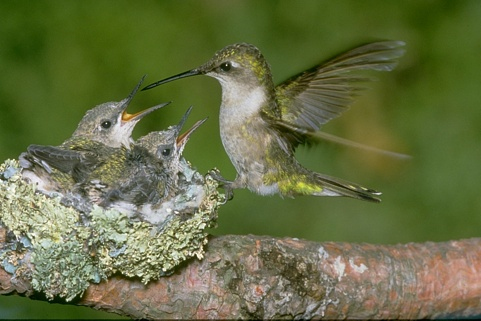
%> input picture img/163062.jpg, 481 x 321 px; its folder holds only this picture in this run
$ octave demo.m   (GNU Octave 9; MATLAB toolbox functions it lacks are replaced by stand-ins)
%> lines starting %> are read from the running program, lines starting %| are printed output that depends on the picture
% This version is modified to enable the Phase 1 and Phase 2 separately,
% when BM is set as 1, the results are of the whole procedure. otherwise
% the results are of phase one only.
% Also this version is modified to enable the global boundary marching and
% local boundary marching separately. If the parameter of LBM in
% mex_WSGL.cpp is set as 1, the local boundary marching is enabled.


clear all;
close all;

currentFolder = pwd;
addpath(genpath(currentFolder));
scalespn=0.01;
Tspn=0;
if Tspn==0
    spn=600;
end


CompactnessCW=0.5; %lambda
BM=1;%0=no;1=yes
ItrSet=2; %Itr
DeltaC=2; %delta
seedsType=1;%0=Square;1=Hexagonal
Files = dir(strcat('img\\','*.jpg'));

time=0.00000;
LengthFiles = length(Files);
for i = 1:LengthFiles;
    img = imread(strcat('img\',Files(i).name));
%> img is the input picture: size 321x481x3 uint8; mean R, G, B 101.8, 110.3, 66.9
    str=['img\',Files(i).name];

    Row = size(img, 1); Column = size(img, 2);
%> after `Row = size(img, 1)`: Row = 321
%> after `Column = size(img, 2)`: Column = 481


    img=uint8(img);

    R = img(:,:,1);
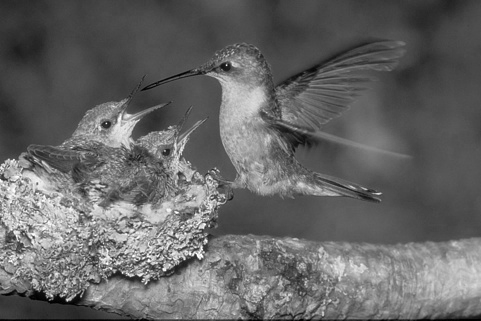
%> R: size 321x481 uint8; min 0, max 255, mean 101.8
    G = img(:,:,2);
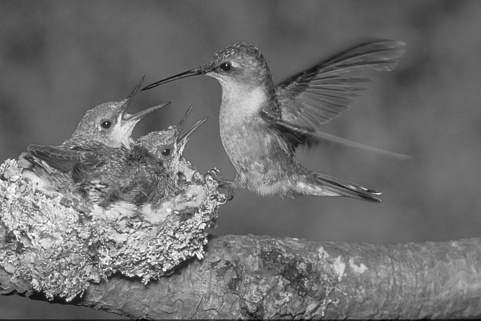
%> G: size 321x481 uint8; min 2, max 255, mean 110.3
    B = img(:,:,3);
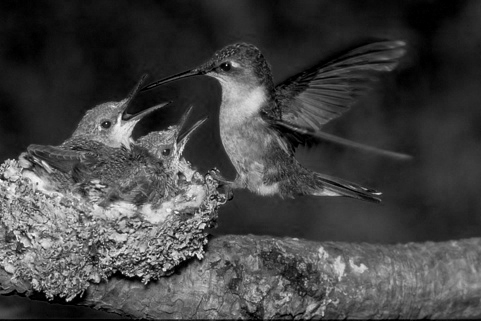
%> B: size 321x481 uint8; min 0, max 253, mean 66.9
    R=uint8(R);
    G=uint8(G);
    B=uint8(B);

    if Tspn==1
        spn=Row*Column*scalespn;
    end
    st = clock;
%> (the run ends here)

$ run again, on img/6000082.jpg
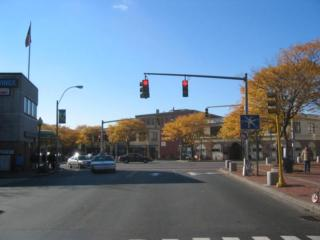
%> input picture img/6000082.jpg, 320 x 240 px
%> img is the input picture: size 240x320x3 uint8; mean R, G, B 106.3, 125.2, 143.3
%> `R = img(:,:,1);`:
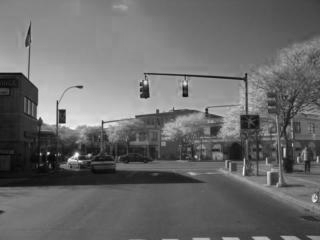
%> R: size 240x320 uint8; min 0, max 251, mean 106.3
%> `B = img(:,:,3);`:
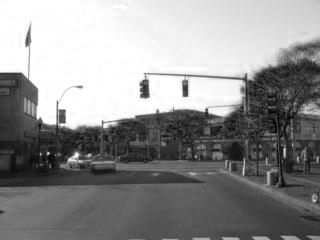
%> B: size 240x320 uint8; min 0, max 255, mean 143.3

$ run again, on img/22090.jpg
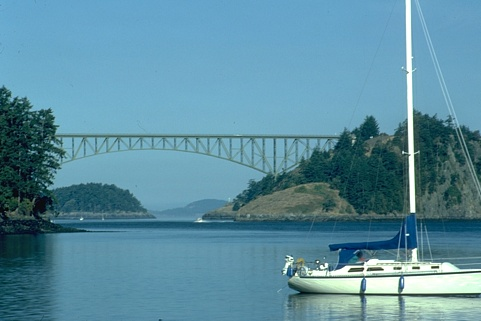
%> input picture img/22090.jpg, 481 x 321 px
%> img is the input picture: size 321x481x3 uint8; mean R, G, B 91.3, 141.3, 159.3
%> `G = img(:,:,2);`:
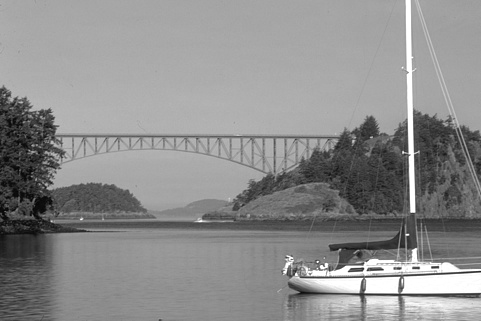
%> G: size 321x481 uint8; min 3, max 255, mean 141.3
%> `B = img(:,:,3);`:
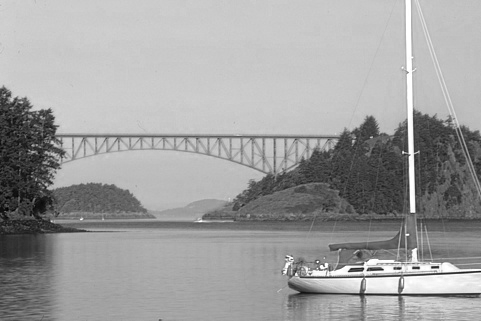
%> B: size 321x481 uint8; min 0, max 255, mean 159.3

$ run again, on img/227092.jpg
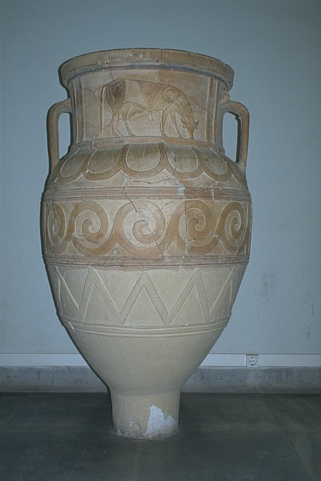
%> input picture img/227092.jpg, 321 x 481 px
%> img is the input picture: size 481x321x3 uint8; mean R, G, B 105.5, 114.5, 115.5
%> `R = img(:,:,1);`:
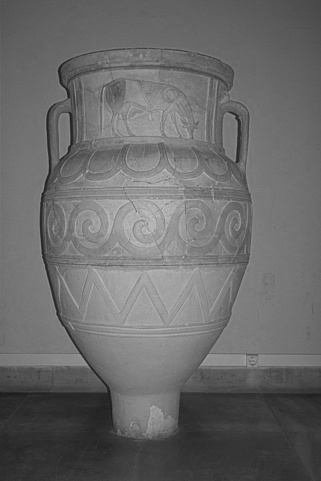
%> R: size 481x321 uint8; min 26, max 195, mean 105.5
%> `B = img(:,:,3);`:
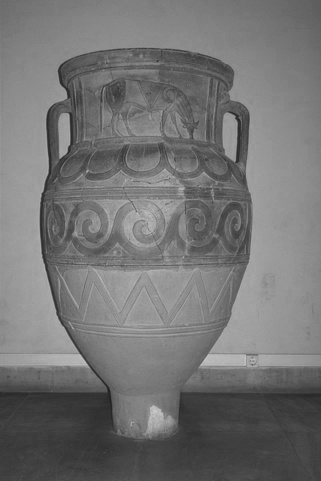
%> B: size 481x321 uint8; min 33, max 201, mean 115.5

$ run again, on img/235098.jpg
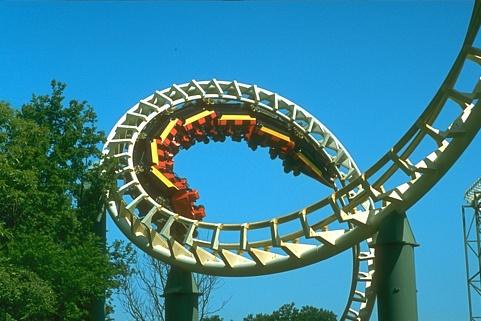
%> input picture img/235098.jpg, 481 x 321 px
%> img is the input picture: size 321x481x3 uint8; mean R, G, B 57.1, 129.1, 145.9
%> `G = img(:,:,2);`:
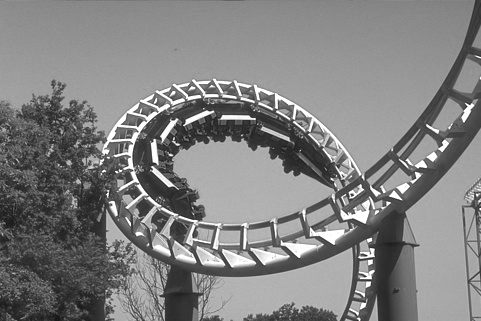
%> G: size 321x481 uint8; min 20, max 255, mean 129.1
%> `B = img(:,:,3);`:
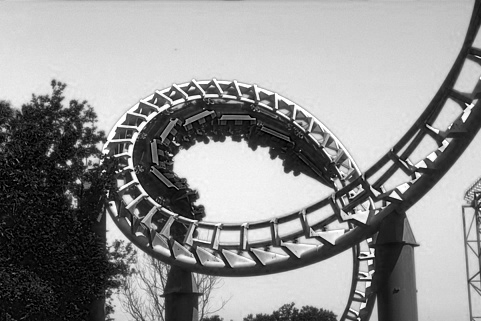
%> B: size 321x481 uint8; min 0, max 255, mean 145.9
